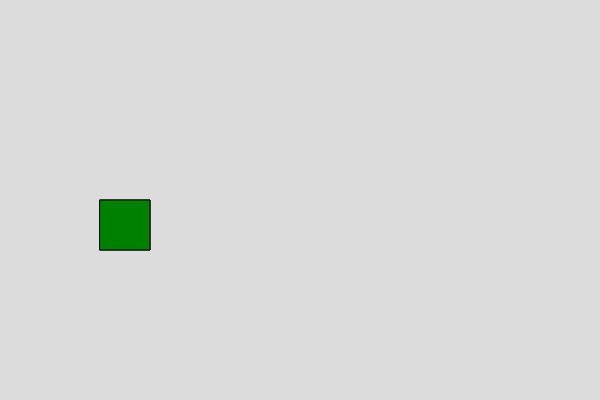
Frame 1 (no input)
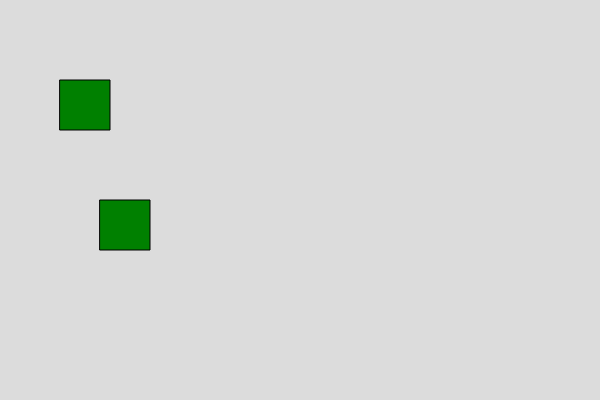
Frame 60 (no input)
Frame 120 (the mouse pressed at the canvas centre since frame 60): identical to frame 60, image omitted

The p5.js sketch that drew these frames (run headless with seeded random() and noise() and a simulated clock; from frame 60 on, the mouse is pressed at the canvas centre):

// p5.js sketch
// ── sketch.js
var box2
var box1;

function setup() {
  createCanvas(600, 400);
  
  box1 = new Box();
  box2 = new Box();

}

function draw() {
  background(220);

  box2.show();
  box2.x = 60;
  box2.y = 80;
  box1.show();
}


// ── box.js
class Box
  {
    constructor()
    {
      this.x =100;
      this.y = 200
      this.w = 50;
      this.h = 50;
      this.color = "green";
    }
    
    show()
    {
      fill(this.color);
      rect(this.x,this.y,this.w,this.h)
    }
    
    //write function to set the width of the box

  }

  
